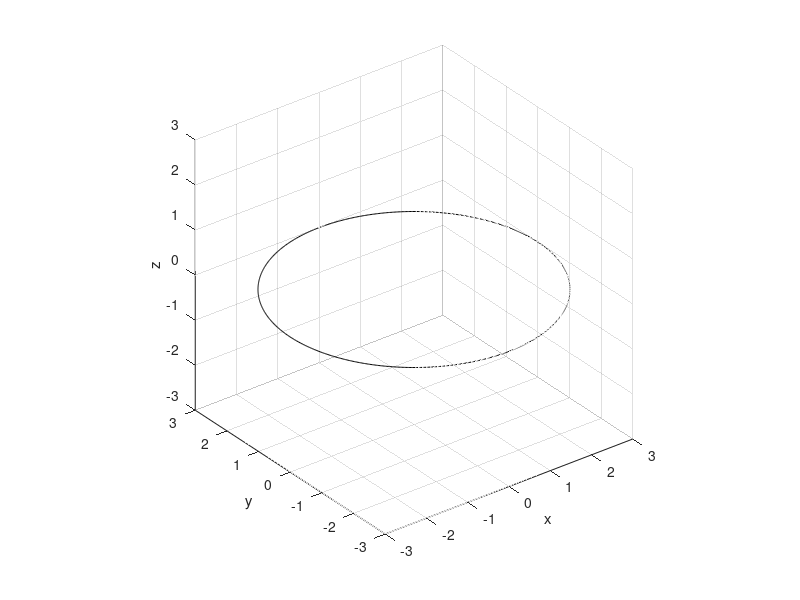

This chart was generated by the following MATLAB code: (Note: this script raises an error after producing the figure.)
%  Author:
%   Rui Li (raysworld@outlook.com)
%
%  LOG:
%   2014-04-11: Create the file.
%   2014-05-20: Fix some small bugs, which solves some display issues in
%               32-bit OS.
%   2014-07-16: Add some comments
%   2014-07-17: Add output: 'O_pe_H', which corresponds to the center point
%               of the lower surface of the peg when the peg and hole are
%               touched each other.
%               Fixed a bug on edge_point determination.
%   2014-07-18��Distinguish radius of peg and radius of hole
%   2015-09-25: Fixed the bug when both theta_x and theta_y are small, the
%               equation will fail to be solved.

%%
clear all
close all
clc
%% ����
% ��ײ���
R = 3;      % ��װ뾶
R_peg = 3.0;
R_hole = 3.0;
d_ecc = 1;  % ƫ�ľ�(��X_pe�᷽��)
h_ecc = 3;  % ƫ�ľ�(��Z_pe����)


% peg-e��hole����ϵ�Ĺ�ϵ����[Xpe Ype Zpe theta_xe theta_ye theta_ze]
theta_x_pe_H = 0.0;       % ���ƿ�(H)����ϵx��ת���ĽǶ�
theta_y_pe_H = 0.10472;         % ���ƿ�(H)����ϵy��ת���ĽǶ�
theta_z_pe_H = 0;                % ���ƿ�(H)����ϵz��ת���ĽǶ�(���趨����Ϊ����Ҫ�ڸ��᷽����ת)
O_x_pe_H = -1.5;                         % ��ĵ������ĵ��ڿ�����ϵx�᷽��ƫ��׵����ĵ�ľ���
O_y_pe_H = 0.0;                         % ��ĵ������ĵ��ڿ�����ϵy�᷽��ƫ��׵����ĵ�ľ���
O_z_pe_H = 5;                         % ��ĵ������ĵ��ڿ�����ϵz�᷽��ƫ��׵����ĵ�ľ���

% ����ȫ�������棬�������ݲ����޸�!!!!!!!!!!!!!!!!!!!!!!!!!!!!!!!!!!!!!!!!!!!!!!!
%--------------------------------------------------------------------------
%% ��־λ
flag = [];
flag.outrange = 0;          % ��͵��Ƿ���hole��Χ�ڣ�����Ϊ0��������Ϊ1
flag.inter = 0;             % ͶӰ���Բ���������ֵΪn����n������
flag.contact = 0;           % ����׵ĽӴ��������ֵΪn����n���Ӵ��㣬-1Ϊ����Ӵ�
% �����͵��z����ֵ
d_lowest = NaN;

%% ��׼Բ�����ڸ��ֱ任�ͻ�ͼ
theta = linspace(0, 2*pi, 721); % ���̫��Ӱ�����Ӵ�����жϾ���
% rr = R;
% xx = rr * cos(t);
% yy = rr * sin(t);
% zz = zeros(1,length(t));
% ww = ones(1,length(t));

rr_p = R_peg;
xx_p = rr_p * cos(theta);
yy_p = rr_p * sin(theta);
zz_p = zeros(1,length(theta));
ww_p = ones(1,length(theta));

rr_h = R_hole;
xx_h = rr_p * cos(theta);
yy_h = rr_p * sin(theta);
zz_h = zeros(1,length(theta));
ww_h = ones(1,length(theta));


%%
% hole����ϵ(������ϵ)------------------------------------------------------
frame_H = eye(4);
% ����hole
plot3(xx_h, yy_h, zz_h, 'k');
hold on
% �������ע
xlabel('x'); ylabel('y'); zlabel('z');

grid on
axis equal
axis auto

% peg-e����ϵ(ƫ�����²��̶�)-----------------------------------------------

axis_o_pe = [1 0 0]';
axis_n_pe = [0 1 0]';
axis_a_pe = [0 0 1]';
O_pe = [0 0 0]';
frame_pe = [axis_o_pe axis_n_pe axis_a_pe O_pe;0 0 0 1];
% peg-e����ϵ��hole����ϵ�µı�ʾ(�任)
% [  cos(ty), sin(tx)*sin(ty), cos(tx)*sin(ty), px]
% [        0,         cos(tx),        -sin(tx), py]
% [ -sin(ty), cos(ty)*sin(tx), cos(tx)*cos(ty), pz]
% [        0,               0,               0,  1]
T_pe_H = trans([O_x_pe_H O_y_pe_H O_z_pe_H])*rot([0 1 0], theta_y_pe_H)*rot([1 0 0], theta_x_pe_H);
frame_pe_H = T_pe_H * frame_pe;
% peg-e����ϵ�������ᡢԭ����hole����ϵ�µı�ʾ(�任���)
axis_o_pe_H = frame_pe_H(1:3,1);      % peg-e����ϵ��x��
axis_n_pe_H = frame_pe_H(1:3,2);      % peg-e����ϵ��y��
axis_a_pe_H = frame_pe_H(1:3,3);      % peg-e����ϵ��z��
O_pe_H = frame_pe_H(1:3,4);                 % peg-e����ϵ��ԭ��

%% ����peg-e����Բ
% peg-e�����Բ
points = T_pe_H * [xx_p;yy_p;zz_p;ww_p];
plot3(points(1,:),points(2,:),points(3,:),'b');
hold on
% peg-e�����Բ��ԭ��
plot3(O_pe_H(1),O_pe_H(2),O_pe_H(3),'r.');
% peg-e�����Բ��XOY(hole)ƽ���ϵ�ͶӰ
plot3(points(1,:),points(2,:),zz_p,'b');

%% ����͵�

% legacy code-----------------------------------------------------------------
% % ����ĵ���Բ��Z_h�����ϵ���͵�
% [~, j]=find(points == min(min(points(3,:))));

% 20140716-----------------------------------------------------------------
axis_a_pe_H_proj = [axis_a_pe_H(1:2); 0]; % z����XoYƽ���ͶӰ
costt = (axis_a_pe_H_proj' * axis_a_pe_H)/(norm(axis_a_pe_H_proj)*norm(axis_a_pe_H)); %z����XoYƽ��ļн�

vector_R = [0 0 0]'; % �����ĵ㵽��͵������
vector_R(3) = -R_hole * costt; % z���������������
a_R = axis_a_pe_H_proj / norm(axis_a_pe_H_proj) * R_hole * sqrt(1-costt^2);
vector_R(1:2) = a_R(1:2); % x y������ͶӰ�������

lowest_point = O_pe_H + vector_R;

% ����ĵ���Բ��Z_h�����ϵ���͵�
plot3([lowest_point(1) lowest_point(1)],...
    [lowest_point(2) lowest_point(2)],...
    [lowest_point(3) 0], 'r');
hold on
plot3([lowest_point(1) lowest_point(1)],...
    [lowest_point(2) lowest_point(2)],...
    [lowest_point(3) 0], 'ro');
%% �ų���͵�ͶӰ����hole�ڵ����
if norm(lowest_point(1:2)) > R_hole
    disp('lowest point OUT of range!');
    d_lowest = NaN;
    flag.outrange = 1;
    return;
end

%%
% �����Բ��ͶӰԲ�Ľ���
% syms x y
% Px = sin(theta_x_pe_H)*tan(theta_x_pe_H) + cos(theta_x_pe_H);
% Py = sin(theta_y_pe_H)*tan(theta_y_pe_H) + cos(theta_y_pe_H);
% Q = tan(theta_x_pe_H)*tan(theta_y_pe_H);

% f1 = x^2 + y^2 - R^2;
% f2 = (x - O_x_pe_H)^2*Py^2 - 2*(x - O_x_pe_H)*(y - O_y_pe_H)*Q + (y - O_y_pe_H)^2*(Q^2+Px^2) - R^2;
%
% S = solve(f1,f2,'Real',true);
%
% A = (S.x == real(S.x));
% x = eval(S.x(A));
% B = (S.y == real(S.y));
% y = eval(S.y(B));

% 20140509-----------------------------------------------------------------
% % f1 = x^2 + y^2 - R^2;
% A1 = 1; B1 = 1; C1 = 0; D1 = 0; E1 = 0; F1 = -R_hole^2;
% % f2 = (x - O_x_pe_H)^2*Py^2 - 2*(x - O_x_pe_H)*(y - O_y_pe_H)*Q + (y - O_y_pe_H)^2*(Q^2+Px^2) - R^2;
% %A2 = Py^2;
% %B2 = Px^2 + Q^2;
% %C2 = - Q;
% %D2 = Q*O_y_pe_H - Py^2*O_x_pe_H;
% %E2 = Q*O_x_pe_H - (Q^2 + Px^2)*O_y_pe_H;
% %F2 = Py^2*O_x_pe_H^2 + Px^2*O_y_pe_H^2 + Q^2*O_y_pe_H^2 - 2*Q*O_x_pe_H*O_y_pe_H - R^2;
%
% % ֱ��ʹ�÷�������������Ϊ����Բ��ȡ�㣬Ȼ����ϵ���ķ���
% sel_points = [1 73 145 217 289];
% coe_xx = points(1,sel_points)';
% coe_yy = points(2,sel_points)';
%
% coe_C = [coe_xx.^2, coe_yy.^2, 2*coe_xx.*coe_yy, 2*coe_xx, 2*coe_yy];
%
% % ��ϵ���������ȣ������ͬ���칹
% if rank(coe_C) < 5
%     coe_C = [coe_C ; zeros(1, size(coe_C, 2))];
%     sol_C = coe_C \ ones(size(coe_xx)+1);
% else
%     sol_C = coe_C\ones(size(coe_xx)); % ͨ����Բ�ϵ��������A��B��C��D��E���ϵ����F=1
% end
%
% A2 = sol_C(1);
% B2 = sol_C(2);
% C2 = sol_C(3);
% D2 = sol_C(4);
% E2 = sol_C(5);
% F2 = -1;
% f1 = [A1 C1 D1; C1 B1 E1; D1 E1 F1];
% f2 = [A2 C2 D2; C2 B2 E2; D2 E2 F2];
% S = intersectConics(f1, f2);
% % plot(S(1,:) ./ S(3,:) , S(2,:) ./ S(3,:), 'ro');
% [m_s, ~] = size(S);
% if m_s == 3
%     x = S(1,:) ./ S(3,:);
%     y = S(2,:) ./ S(3,:);
% else
%     x=[];
%     y=[];
% end

% 2015-09-28 ��ֵ������Բ����Բ����
P = create_ellipse_proj(R, theta, T_pe_H); % ����ת���peg����㼯
xe = P(1,:);
ye = P(2,:);
f = abs(xe.^2 + ye.^2 - R^2); % ����Բ�ϵĵ����Բ�ķ��̣���Сֵ��

local_min_idx = localMaximum(-f);
local_min_n = length(local_min_idx);
local_min = theta(local_min_idx);

delta = pi/18; % 10 degree
n_step = 100;
k=1;
while(k < 10) % ����10�λ�����������ƽ�
    delta = delta / 10;
    g=zeros(local_min_n,n_step);
    g_idx=zeros(1,local_min_n);
    for i=1:local_min_n
        pointer = local_min(i);
        
        tt = linspace(pointer-delta, pointer+delta, n_step);
        P = create_ellipse_proj(R, tt, T_pe_H);
        
        xe = P(1,:);
        ye = P(2,:);
        
        g(i,:) = abs(xe.^2 + ye.^2 - R^2);
        t_idx = localMaximum(-g(i,:));
        g_idx(i) = t_idx(1); % ��ֹt_idx��ͬһλ�����������
        
        local_min(i) = tt(g_idx(i));
    end
    k = k+1;
end

P = create_ellipse_proj(R, local_min, T_pe_H);
xe = P(1,:);
ye = P(2,:);

f = abs(xe.^2 + ye.^2 - R^2);

% ɾȥ���ǽ�����е�ĵ�
f_idx = f > 10^-6;
xe(f_idx)=[];
ye(f_idx)=[];
f(f_idx) = [];

x = xe;
y = ye;

%% �жϽ������
% ͶӰԲ��hole�Ľ�����0����1����2����3����4��5���������Ӧ��
% �Ӵ��������¼��������
% 	1. �޽Ӵ���                        (0������)
% 	2. ��һ���Ӵ���
% 	2.1  ��ĵ���Բ�������             (1������/3������)
% 	2.2  ��ĵ���Բ��ײ�����           (2������)
%   2.3  ��Ĳ��������һ���Ӵ���       (2������)
% 	3. �������Ӵ���                    (2������/4������)
% 	4. �������Ӵ���                    (2������/4������)

solution_count = length(x);
flag.inter = solution_count;
if solution_count > 4 % ����Բ�غϣ��������insertion
    d_lowest = -h_ecc;
    flag.inter = Inf;
    return;
end

% ���ÿ��ͶӰ�����Ӧ��peg�����ϵ�ԭ��ĸ߶�z��ͨ���Ƚϸ߶��ж�ʵ�ʽӴ����м���
z = ((y - O_y_pe_H)*sin(theta_x_pe_H) - (x - O_x_pe_H)*cos(theta_x_pe_H)*sin(theta_y_pe_H))/(cos(theta_x_pe_H)*cos(theta_y_pe_H))+O_z_pe_H;
[~, idx] = sort(z);
z_cmp = abs(z(idx) - z(idx(1)));

switch(solution_count)
    case 0
        d_lowest = 0;
        flag.contact = 0;
        return;
    case 1
        flag.contact = 1;
    case 2
        if norm(z_cmp) > 10^-6 % ��������һ��һ�� - ֻ��һ���Ӵ���
            z = z(idx(1));
            x = x(idx(1));
            y = y(idx(1));
            flag.contact = 1;
        else
            flag.contact = 2;
        end
    case 3
        if norm(z_cmp(1:2)) < 10^-6 % ��������һ���� - �������Ӵ���
            z = z(idx(1:2));
            x = x(idx(1:2));
            y = y(idx(1:2));
            flag.contact = 2;
        else
            z = z(idx(1));
            x = x(idx(1));
            y = y(idx(1));
            flag.contact = 1;
        end
    case 4
        if norm(z_cmp) < 10^-6 % �ĸ�����һ���� - ���ڿ���װ����ȥ
            d_lowest = 0;
            flag.contact = 4;
            return;
        elseif norm(z_cmp(1:2)) < 10^-6 % ��������һ���� - �������Ӵ���
            z = z(idx(1:2));
            x = x(idx(1:2));
            y = y(idx(1:2));
            flag.contact = 2;
        else
            z = z(idx(1));
            x = x(idx(1));
            y = y(idx(1));
            flag.contact = 1;
        end
end

%% ���������Ƿ��нӴ���

% peg����Բ�ϵĵ�
px = points(1,:);
py = points(2,:);
pz = points(3,:);

% ��peg�����������᷽��ļн�cos(alpha) cos(beta) cos(gamma)
ca = axis_o_pe' * axis_a_pe_H;
cb = axis_n_pe' * axis_a_pe_H;
cc = axis_a_pe' * axis_a_pe_H;
cs = ca^2 + cb^2;

% peg�����������
% x = x' + t*cos(alpha)
% y = y' + t*cos(beta)
% z = z' + t*cos(gamma)
% t�ǲ�����(x',y',z')������������һ��Բ�����ϵĵ㣬����(x',y',z')��peg������ȡ��
cdelta = (px*ca + py*cb).^2 - cs*(px.^2 + py.^2 - R^2);

% ȥ�����б�ʽС����ĵ�Ͷ�Ӧ��ֵ
delta_idx = cdelta<0;
px(delta_idx) = NaN;
py(delta_idx) = NaN;
pz(delta_idx) = NaN;
cdelta(delta_idx) = NaN;

% �����Ӧ�Ĳ���t��ȡֵ.��ʱ���ϲ�������ʵ��������Բ���Ľ��ߵĲ�������
t = [(-(px*ca+py*cb) + sqrt(cdelta)) / cs...
    (-(px*ca+py*cb) - sqrt(cdelta)) / cs];

% ��������ϵĵ�.������t<0ʱ��Ӧ����peg�������µĽ��ߣ�ʵ������в����ڣ��ʰ���
% Ӧ�ĵ�Ͷ�Ӧ��ֵ��ȥ
ppx = [px px] + t * ca;
ppy = [py py] + t * cb;
ppz = [pz pz] + t * cc;

t_idx = t<0;
ppx(t_idx) = NaN;
ppy(t_idx) = NaN;
ppz(t_idx) = NaN;

[~, idx] = min(ppz);
if idx <= length(t)/2
    delta_flag = 1; % ����t�Ľ�ķ��ŵı�־λ
else
    delta_flag = 2;
end

thetatheta = [theta theta]; % t�Ľ�����֧,��Ӧԭ��������Ҫ����
theta_new = thetatheta(idx);
theta_range = zeros(1, 101);

delta = pi/18;
for k=1:20
    delta = delta/2;
    
    theta_aa = theta_new-delta; if theta_aa < 0 , theta_aa = 0; end
    theta_bb = theta_new+delta; if theta_bb > 2*pi , theta_bb = 2*pi; end
    theta_range = linspace(theta_aa, theta_bb, 101);
    P = create_ellipse_proj(R, theta_range, T_pe_H);
    px = P(1,:);
    py = P(2,:);
    pz = P(3,:);
    
    cdelta = (px*ca + py*cb).^2 - cs*(px.^2 + py.^2 - R^2);
    
    delta_idx = cdelta<0;
    px(delta_idx) = NaN;
    py(delta_idx) = NaN;
    pz(delta_idx) = NaN;
    cdelta(delta_idx) = NaN;
    
    if delta_flag == 1
        t = (-(px*ca+py*cb) + sqrt(cdelta)) / cs;
    elseif delta_flag == 2
        t = (-(px*ca+py*cb) - sqrt(cdelta)) / cs;
    else
        t = t * NaN;
    end
    
    t_idx = t<0;
    px(t_idx) = NaN;
    py(t_idx) = NaN;
    pz(t_idx) = NaN;
    t(t_idx) = NaN;
    
    ppx = px + t * ca;
    ppy = py + t * cb;
    ppz = pz + t * cc;
    
    [~,min_idx] = min(ppz);
    
    theta_new = theta_range(min_idx);
    edge_min_point = [ppx(min_idx), ppy(min_idx), ppz(min_idx)].';
end

% �Ƚ�һ�²����͵����ĸ߶�
edge_x = edge_min_point(1);
edge_y = edge_min_point(2);
edge_z = edge_min_point(3);

contact_point = [x;y;z];

if abs(edge_z - z(1)) > 10^-6 % �����͵����߶Ȳ�ͬ
    if edge_z < z(1) % ����Ӵ�
        h_down = edge_z;
        contact_point = edge_min_point;
        flag.contact = -1;
    else % ����Ӵ�
        h_down = z(1);
    end
else % ����͵���߶���ͬ
    if flag.contact == 2 && abs(t(min_idx)) > 10^-6 % ����Ӵ�,�������Ͳ�����ͬһ����
        contact_point = [contact_point edge_min_point];
        flag.contact = 3;               
    end
    h_down = z(1);
end

d_lowest = lowest_point(3) - h_down;
plot3(contact_point(1,:), contact_point(2,:), contact_point(3,:), 'r*');

%% �쳣����
% if d_lowest > 5 || d_lowest < -5
%     d_lowest = NaN;
%     fprintf(2,'Unexpected result!\n');
% end

%% ��͵���ֵ
title(['d_{lowest} = ' num2str(d_lowest)]);
disp(flag);





